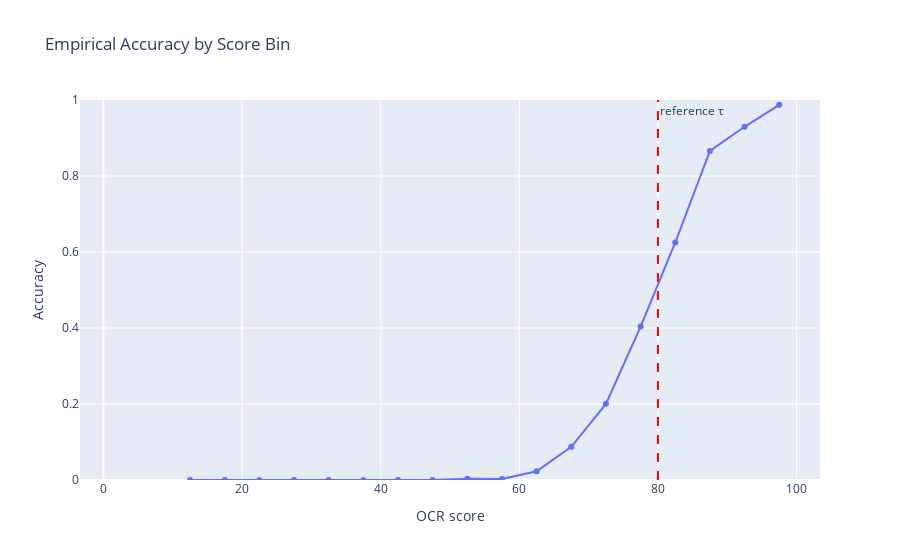

The notebook cell this image was saved under:
### Markdown cell above
Step 2 — Show accuracy vs. score

### Code cell
bins = np.arange(0, 101, 5)
acc_by_bin = df.groupby(pd.cut(df["score"], bins), observed=False)["is_correct"].mean().reset_index()
acc_by_bin["score_bin"] = bins[:-1] + 2.5

fig_acc = px.line(
    acc_by_bin,
    x="score_bin",
    y="is_correct",
    markers=True,
    title="Empirical Accuracy by Score Bin",
    labels={"is_correct": "Accuracy", "score_bin": "OCR score"}
)
fig_acc.add_vline(
    x=TRUE_TAU,
    line_dash="dash",
    line_color="red",
    annotation_text="reference τ"
)
fig_acc.update_yaxes(range=[0,1])
fig_acc.show()

### Figure 1 — Plotly figure (JSON) as saved in the notebook; plotly's stock layout.template omitted (floating-point values rounded to 4 significant figures)
{"data": [{"hovertemplate": "OCR score=%{x}<br>Accuracy=%{y}<extra></extra>", "legendgroup": "", "line": {"color": "#636efa", "dash": "solid"}, "marker": {"symbol": "circle"}, "mode": "lines+markers", "name": "", "orientation": "v", "showlegend": false, "type": "scatter", "x": [2.5, 7.5, 12.5, 17.5, 22.5, 27.5, 32.5, 37.5, 42.5, 47.5, 52.5, 57.5, 62.5, 67.5, 72.5, 77.5, 82.5, 87.5, 92.5, 97.5], "xaxis": "x", "y": [NaN, NaN, 0.0, 0.0, 0.0, 0.0, 0.0, 0.0, 0.0, 0.0, 0.00361, 0.002695, 0.02304, 0.08729, 0.2004, 0.4037, 0.625, 0.8659, 0.9295, 0.9872], "yaxis": "y"}], "layout": {"annotations": [{"showarrow": false, "text": "reference τ", "x": 80, "xanchor": "left", "xref": "x", "y": 1, "yanchor": "top", "yref": "y domain"}], "legend": {"tracegroupgap": 0}, "shapes": [{"line": {"color": "red", "dash": "dash"}, "type": "line", "x0": 80, "x1": 80, "xref": "x", "y0": 0, "y1": 1, "yref": "y domain"}], "title": {"text": "Empirical Accuracy by Score Bin"}, "xaxis": {"anchor": "y", "domain": [0, 1], "title": {"text": "OCR score"}}, "yaxis": {"anchor": "x", "domain": [0, 1], "range": [0, 1], "title": {"text": "Accuracy"}}}}
